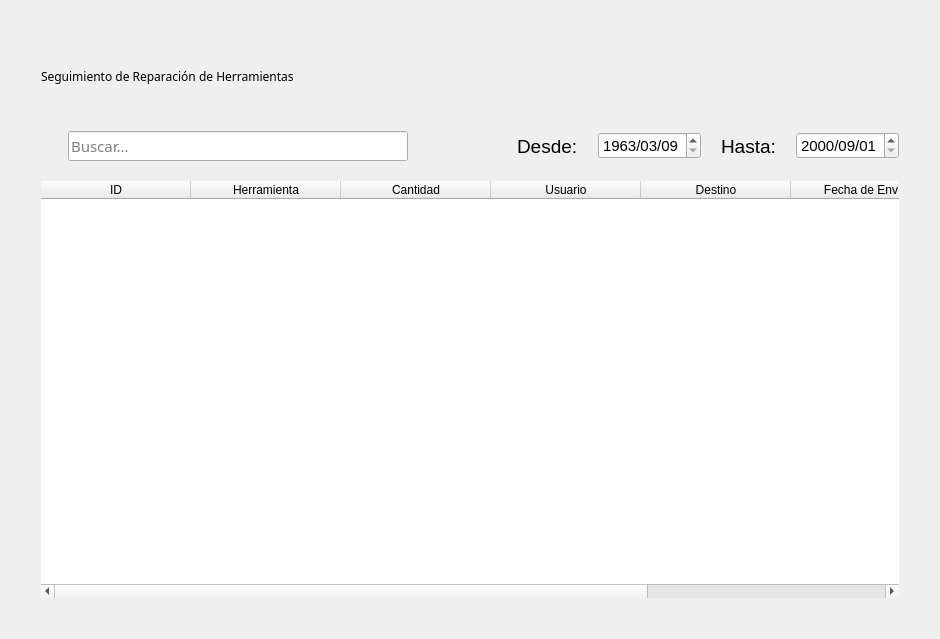
<?xml version="1.0" encoding="UTF-8"?>
<ui version="4.0">
 <class>Form</class>
 <widget class="QWidget" name="Form">
  <property name="geometry">
   <rect>
    <x>0</x>
    <y>0</y>
    <width>940</width>
    <height>639</height>
   </rect>
  </property>
  <property name="windowTitle">
   <string>Form</string>
  </property>
  <property name="autoFillBackground">
   <bool>true</bool>
  </property>
  <property name="styleSheet">
   <string notr="true"/>
  </property>
  <layout class="QHBoxLayout" name="horizontalLayout_4">
   <item>
    <layout class="QVBoxLayout" name="verticalLayout">
     <property name="spacing">
      <number>20</number>
     </property>
     <property name="leftMargin">
      <number>30</number>
     </property>
     <property name="topMargin">
      <number>30</number>
     </property>
     <property name="rightMargin">
      <number>30</number>
     </property>
     <property name="bottomMargin">
      <number>30</number>
     </property>
     <item>
      <widget class="QLabel" name="label">
       <property name="sizePolicy">
        <sizepolicy hsizetype="Fixed" vsizetype="Fixed">
         <horstretch>0</horstretch>
         <verstretch>0</verstretch>
        </sizepolicy>
       </property>
       <property name="minimumSize">
        <size>
         <width>0</width>
         <height>70</height>
        </size>
       </property>
       <property name="font">
        <font>
         <family>Oswald</family>
         <weight>50</weight>
         <bold>false</bold>
        </font>
       </property>
       <property name="text">
        <string>Seguimiento de Reparación de Herramientas </string>
       </property>
      </widget>
     </item>
     <item>
      <layout class="QHBoxLayout" name="horizontalLayout_2">
       <item>
        <widget class="QLabel" name="label_2">
         <property name="sizePolicy">
          <sizepolicy hsizetype="Fixed" vsizetype="Fixed">
           <horstretch>0</horstretch>
           <verstretch>0</verstretch>
          </sizepolicy>
         </property>
         <property name="text">
          <string/>
         </property>
         <property name="pixmap">
          <pixmap>lupa.png</pixmap>
         </property>
        </widget>
       </item>
       <item>
        <widget class="QLineEdit" name="lineEdit">
         <property name="sizePolicy">
          <sizepolicy hsizetype="Maximum" vsizetype="Fixed">
           <horstretch>0</horstretch>
           <verstretch>0</verstretch>
          </sizepolicy>
         </property>
         <property name="minimumSize">
          <size>
           <width>340</width>
           <height>0</height>
          </size>
         </property>
         <property name="font">
          <font>
           <family>Oswald</family>
           <pointsize>11</pointsize>
           <weight>50</weight>
           <bold>false</bold>
          </font>
         </property>
         <property name="styleSheet">
          <string notr="true"/>
         </property>
         <property name="placeholderText">
          <string>Buscar...</string>
         </property>
        </widget>
       </item>
       <item>
        <spacer name="horizontalSpacer_2">
         <property name="orientation">
          <enum>Qt::Horizontal</enum>
         </property>
         <property name="sizeHint" stdset="0">
          <size>
           <width>40</width>
           <height>20</height>
          </size>
         </property>
        </spacer>
       </item>
       <item>
        <widget class="QLabel" name="label_3">
         <property name="font">
          <font>
           <pointsize>14</pointsize>
          </font>
         </property>
         <property name="text">
          <string>Desde:</string>
         </property>
        </widget>
       </item>
       <item>
        <widget class="QDateEdit" name="desdeFecha">
         <property name="font">
          <font>
           <pointsize>11</pointsize>
          </font>
         </property>
         <property name="dateTime">
          <datetime>
           <hour>0</hour>
           <minute>0</minute>
           <second>0</second>
           <year>1963</year>
           <month>3</month>
           <day>9</day>
          </datetime>
         </property>
         <property name="minimumDateTime">
          <datetime>
           <hour>0</hour>
           <minute>0</minute>
           <second>0</second>
           <year>1963</year>
           <month>3</month>
           <day>9</day>
          </datetime>
         </property>
         <property name="minimumDate">
          <date>
           <year>1963</year>
           <month>3</month>
           <day>9</day>
          </date>
         </property>
         <property name="currentSection">
          <enum>QDateTimeEdit::YearSection</enum>
         </property>
         <property name="displayFormat">
          <string>yyyy/MM/dd</string>
         </property>
        </widget>
       </item>
       <item>
        <widget class="QLabel" name="label_4">
         <property name="font">
          <font>
           <pointsize>14</pointsize>
          </font>
         </property>
         <property name="text">
          <string>Hasta:</string>
         </property>
        </widget>
       </item>
       <item>
        <widget class="QDateEdit" name="hastaFecha">
         <property name="font">
          <font>
           <pointsize>11</pointsize>
          </font>
         </property>
         <property name="minimumDate">
          <date>
           <year>2000</year>
           <month>9</month>
           <day>1</day>
          </date>
         </property>
         <property name="displayFormat">
          <string>yyyy/MM/dd</string>
         </property>
        </widget>
       </item>
       <item>
        <layout class="QHBoxLayout" name="horizontalLayout_3"/>
       </item>
      </layout>
     </item>
     <item>
      <widget class="QTableWidget" name="tableWidget">
       <property name="sizePolicy">
        <sizepolicy hsizetype="Expanding" vsizetype="Expanding">
         <horstretch>0</horstretch>
         <verstretch>0</verstretch>
        </sizepolicy>
       </property>
       <property name="frameShape">
        <enum>QFrame::NoFrame</enum>
       </property>
       <property name="frameShadow">
        <enum>QFrame::Plain</enum>
       </property>
       <property name="sortingEnabled">
        <bool>true</bool>
       </property>
       <attribute name="horizontalHeaderDefaultSectionSize">
        <number>150</number>
       </attribute>
       <attribute name="horizontalHeaderHighlightSections">
        <bool>true</bool>
       </attribute>
       <attribute name="horizontalHeaderStretchLastSection">
        <bool>false</bool>
       </attribute>
       <attribute name="verticalHeaderVisible">
        <bool>false</bool>
       </attribute>
       <column>
        <property name="text">
         <string>ID</string>
        </property>
       </column>
       <column>
        <property name="text">
         <string>Herramienta</string>
        </property>
       </column>
       <column>
        <property name="text">
         <string>Cantidad</string>
        </property>
       </column>
       <column>
        <property name="text">
         <string>Usuario</string>
        </property>
       </column>
       <column>
        <property name="text">
         <string>Destino</string>
        </property>
       </column>
       <column>
        <property name="text">
         <string>Fecha de EnvÍo</string>
        </property>
       </column>
       <column>
        <property name="text">
         <string>Fecha de Regreso </string>
        </property>
       </column>
      </widget>
     </item>
    </layout>
   </item>
  </layout>
 </widget>
 <resources/>
 <connections/>
</ui>
